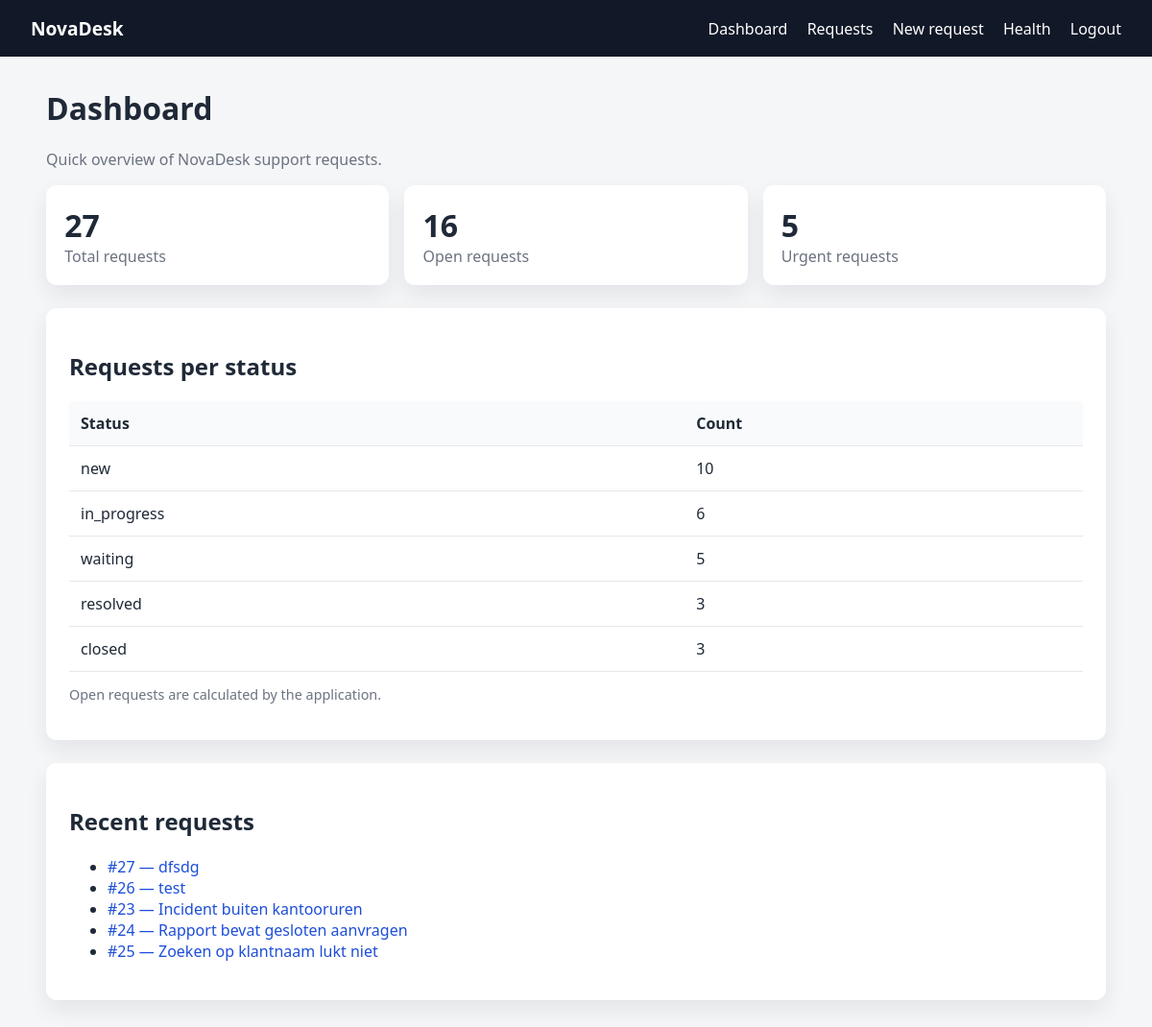
/dashboard (signed in), run on the app's committed database.
### app/models.py (models this page shows, shortened)
class SupportRequest(db.Model):
    __tablename__ = "support_requests"
    id = db.Column(db.Integer, primary_key=True)
    title = db.Column(db.String(180), nullable=False)
    description = db.Column(db.Text, nullable=False)
    customer_name = db.Column(db.String(120), nullable=False)
    customer_email = db.Column(db.String(255), nullable=False)
    category = db.Column(db.String(50), nullable=False, default="general")
    priority = db.Column(db.String(30), nullable=False, default="medium")
    status = db.Column(db.String(30), nullable=False, default="new")
    assigned_to_id = db.Column(db.Integer, db.ForeignKey("users.id"), nullable=True)
    created_at = db.Column(db.DateTime(timezone=True), default=utcnow, nullable=False)
    updated_at = db.Column(db.DateTime(timezone=True), default=utcnow, onupdate=utcnow, nullable=False)
    assigned_user = db.relationship("User", back_populates="assigned_requests", foreign_keys=[assigned_to_id])
    comments = db.relationship("Comment", back_populates="support_request", cascade="all, delete-orphan")
    audit_logs = db.relationship("AuditLog", primaryjoin="and_(AuditLog.entity_id==SupportRequest.id, AuditLog.entity_type=='request')", foreign_keys="AuditLog.entity_id", viewonly=True)

### app/routes.py (the view)
@main_bp.route("/dashboard")
@login_required
def dashboard():
    stats = get_dashboard_stats()
    return render_template("dashboard.html", stats=stats)

### app/models.py (called while the page is built)
@login_manager.user_loader
def load_user(user_id):
    return db.session.get(User, int(user_id))

    @property
    def is_active(self):
        return bool(self.active)

### app/monitoring.py (called while the page is built)
@monitoring_bp.before_app_request
def count_request():
    REQUEST_COUNTER.labels(method=request.method, path=request.path).inc()

### app/services.py (called while the page is built)
def get_dashboard_stats():
    total_count = SupportRequest.query.count()
    open_count = SupportRequest.query.filter(SupportRequest.status.in_(["new", "in_progress"])).count()
    urgent_count = SupportRequest.query.filter_by(priority="urgent").count()
    per_status = {}
    for status in VALID_STATUSES:
        per_status[status] = SupportRequest.query.filter_by(status=status).count()
    recent_requests = SupportRequest.query.order_by(SupportRequest.created_at.desc()).limit(5).all()
    return {
        "total_count": total_count,
        "open_count": open_count,
        "urgent_count": urgent_count,
        "per_status": per_status,
        "recent_requests": recent_requests,
    }

### app/templates/dashboard.html
{% extends "base.html" %}
{% block content %}
<h1>Dashboard</h1>
<p class="muted">Quick overview of NovaDesk support requests.</p>
<section class="stats-grid">
    <article class="stat-card">
        <span class="stat-number">{{ stats.total_count }}</span>
        <span class="stat-label">Total requests</span>
    </article>
    <article class="stat-card">
        <span class="stat-number">{{ stats.open_count }}</span>
        <span class="stat-label">Open requests</span>
    </article>
    <article class="stat-card">
        <span class="stat-number">{{ stats.urgent_count }}</span>
        <span class="stat-label">Urgent requests</span>
    </article>
</section>
<section class="card">
    <h2>Requests per status</h2>
    <table>
        <thead><tr><th>Status</th><th>Count</th></tr></thead>
        <tbody>
        {% for status, count in stats.per_status.items() %}
            <tr><td>{{ status }}</td><td>{{ count }}</td></tr>
        {% endfor %}
        </tbody>
    </table>
    <p class="muted small">Open requests are calculated by the application.</p>
</section>
<section class="card">
    <h2>Recent requests</h2>
    <ul>
        {% for item in stats.recent_requests %}
            <li><a href="{{ url_for('main.request_detail', request_id=item.id) }}">#{{ item.id }} — {{ item.title }}</a></li>
        {% endfor %}
    </ul>
</section>
{% endblock %}

### app/static/styles.css (style rules this page uses)
* { box-sizing: border-box; }
body { margin: 0; font-family: system-ui, -apple-system, BlinkMacSystemFont, "Segoe UI", sans-serif; background: #f5f6f8; color: #1f2937; }
a { color: #1d4ed8; text-decoration: none; }
.card { background: white; padding: 1.5rem; border-radius: 0.7rem; box-shadow: 0 10px 22px rgba(15, 23, 42, 0.08); margin-bottom: 1.5rem; }
.muted { color: #6b7280; }
.small { font-size: 0.9rem; }
table { width: 100%; border-collapse: collapse; background: white; }
th, td { padding: 0.75rem; border-bottom: 1px solid #e5e7eb; text-align: left; }
th { background: #f9fafb; }
.stats-grid { display: grid; grid-template-columns: repeat(3, minmax(0, 1fr)); gap: 1rem; margin-bottom: 1.5rem; }
.stat-card { background: white; padding: 1.2rem; border-radius: 0.7rem; box-shadow: 0 10px 22px rgba(15, 23, 42, 0.08); }
.stat-number { display: block; font-size: 2rem; font-weight: 800; }
.stat-label { color: #6b7280; }

### data on the page
SupportRequest: id "27", title "dfsdg"
SupportRequest: id "26", title "test"
SupportRequest: id "23", title "Incident buiten kantooruren"
SupportRequest: id "24", title "Rapport bevat gesloten aanvragen"
SupportRequest: id "25", title "Zoeken op klantnaam lukt niet"

### other printed values
{{ stats.total_count }} "27"
{{ stats.open_count }} "16"
{{ stats.urgent_count }} "5"
{{ status }} "new" "in_progress" "waiting" "resolved" "closed"
{{ count }} "10" "6" "5" "3" "3"
